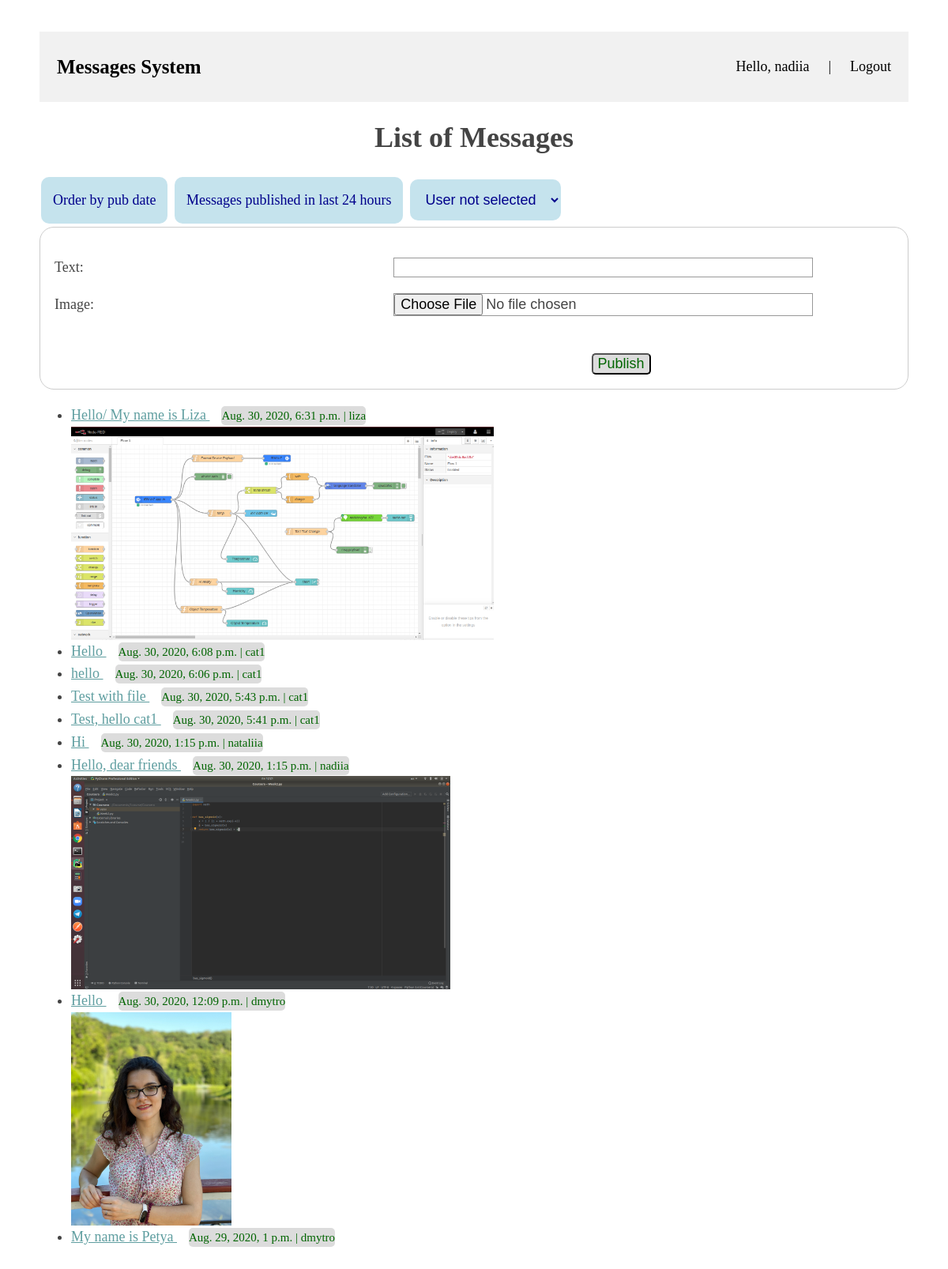
The app's page / (signed in) with its own data.
### messages/models.py (models this page shows)
class Message(models.Model):
    user = models.ForeignKey(User, on_delete=models.CASCADE)
    text = models.CharField(max_length=255)
    pub_date = models.DateTimeField('date published', default=datetime.now)
    image = models.ImageField(upload_to='images', null=True, blank=True)

### messages/views.py (the view, shortened to what this page needs)
# urls.py: path(r'', index),
def index(request):
    user = request.user
    if not user.is_authenticated:
        return redirect(reverse('login'))
    order_by = request.GET.get('order', '-pub_date')
    filters = {}
    last_24_hours = request.GET.get('last_24_hours', False) == 'true'
    if last_24_hours:
        filters['date_from'] = datetime.now() - timedelta(days=1)
    user_id = request.GET.get('user_id')
    if user_id:
        filters['user_id'] = user_id
    message_service = MessageService()
    messages = message_service.get_messages(
        order_by=order_by,
        **filters
    )
    return render(
        request,
        "index.html",
        {
            "form": MessageForm,
            "latest_messages": messages,
            "order_by": order_by,
            "last_24_hours": last_24_hours,
            "users": User.objects.all(),
            "selected_user": user_id,
        }
    )

### messages/service.py (called while the page is built)
    def get_messages(self, order_by='-pub_date', **filters):
        query = self.model.objects
        date_from = filters.get('date_from')
        if date_from:
            query = query.filter(pub_date__gt=date_from)
        user_id = filters.get('user_id')
        if user_id:
            query = query.filter(user_id=user_id)
        query = query.order_by(order_by)
        return query.all()

### messages/templates/index.html (shortened to what this page needs)
{% extends "base.html" %}
{% block content %}
    <h1>List of Messages</h1>
    {% if order_by == "-pub_date" %}
        <a
                class="button"
                href="/messages/?order=pub_date&last_24_hours=
{% if last_24_hours%}true{% else %}false{% endif %}
{% if selected_user %}&user_id={{selected_user}}{% endif %}"
        >
            Order by pub date
        </a>
    {% endif %}
    {% if last_24_hours %}
        <a class="filter" href="/messages/">Clear filter</a>
    {% else %}
        <a
                class="filter"
                href="/messages/?last_24_hours=true&?order_by={{order_by}}
{% if selected_user %}&user_id={{selected_user}}{% endif %}"
        >
            Messages
            published in
            last 24
            hours
        </a>
    {% endif %}
    <select class="filter" name="user-filter" id="user-filter"
            onchange="document.location=document.location.origin+document.location.pathname+'?user_id='+this
            .options[this.selectedIndex].value">
        <option value="" {% if selected_user is None %}selected{% endif %}>User not selected</option>
    </select>
    <form method="post" enctype="multipart/form-data">
        {{ form.as_p }}
        <br><button class="publish" type="submit">Publish</button>
    </form>
    {% if latest_messages %}
        <ul>
            {% for messages in latest_messages %}
                <li>
                    <a href="/messages/{{ messages.id }}/">
                        {{ messages.text }} <small>{{ messages.pub_date }} | {{ messages.user.username }}</small>
                    </a>
                </li>
                {% if messages.image %}
                    <img src="/media/{{messages.image}}" alt="Image">
                {% endif %}
            {% endfor %}
        </ul>
    {% else %}
        <p>You have no available messages</p>
    {% endif %}
{% endblock %}

### messages/templates/base.html (shortened to what this page needs)
{% load static %}
{% load tz %}
<html lang="ua">
<head>
    <link rel="stylesheet" type="text/css" href="{% static 'main.css' %}"/>
</head>
{% timezone "Europe/Kiev" %}
<body>
    <div class="header">
      <a href="{% url 'messages:index'  %}" class="logo">Messages System</a>
      <div class="header-right">
        {% if user.is_authenticated %}
            <span>Hello, {{ user.username }}</span>
            <span>|</span>
            <a href="{% url 'logout' %}">Logout</a>
        {% else %}
            <a href="{% url 'login' %}">Login</a>
            <a href="{% url 'messages:signup' %}">Sign up</a>
        {% endif %}
      </div>
    </div>
    {% block content %}
    {% endblock %}
{% endtimezone %}
</body>
</html>

### messages/static/main.css (style rules this page uses)
.header { overflow: hidden; background-color: #f1f1f1; padding: 20px 10px; }
.header a, span { float: left; color: black; text-align: center; padding: 12px; text-decoration: none; font-size: 18px; line-height: 25px; border-radius: 4px; }
.header a.logo { font-size: 25px; font-weight: bold; }
.header-right { float: right; }
body { margin:40px auto; line-height:1.6; font-size:18px; color:#444; padding:0 50px; }
h1,h2,h3 { line-height:1.2; text-align: center; }
a.button, a.filter, select.filter { color: darkblue; background-color: rgba(173, 216, 230, 0.7); border: 15px burlywood; padding: 15px 15px; border-radius: 10px; text-align: center; text-decoration: none; display: inline-block; font-size: 18px; margin: 4px 2px; }
button.publish { font-size: 1em; color: darkgreen; background-color: gainsboro; border-radius: 5px; margin-left: 37.75em; cursor: pointer; }
small { color: darkgreen; background-color: gainsboro; border-radius: 5px; text-decoration: none; display: inline-block; margin-left: 1em; }
a { color: cadetblue; }
form { margin: 0 auto; padding: 1em; border: 1px solid #CCC; border-radius: 1em; }
label { display: inline-block; text-align: left; width: 40%; }
input { font: 1em sans-serif; -moz-box-sizing: border-box; box-sizing: border-box; border: 1px solid #999; width: 50%; }
p, div.button { text-align: left; }
img { position: relative; height: 15em; }

### records on screen
Message: text "Hello/ My name is Liza", pub_date "Aug. 30, 2020, 6:31 p.m.", user.username "liza", image (picture)
Message: text "Hello", pub_date "Aug. 30, 2020, 6:08 p.m.", user.username "cat1"
Message: text "hello", pub_date "Aug. 30, 2020, 6:06 p.m.", user.username "cat1"
Message: text "Test with file", pub_date "Aug. 30, 2020, 5:43 p.m.", user.username "cat1"
Message: text "Test, hello cat1", pub_date "Aug. 30, 2020, 5:41 p.m.", user.username "cat1"
Message: text "Hi", pub_date "Aug. 30, 2020, 1:15 p.m.", user.username "nataliia"
Message: text "Hello, dear friends", pub_date "Aug. 30, 2020, 1:15 p.m.", user.username "nadiia", image (picture)
Message: text "Hello", pub_date "Aug. 30, 2020, 12:09 p.m.", user.username "dmytro", image (picture)
Message: text "My name is Petya", pub_date "Aug. 29, 2020, 1 p.m.", user.username "dmytro"

### other values on screen
{{ user.username }} "nadiia"
